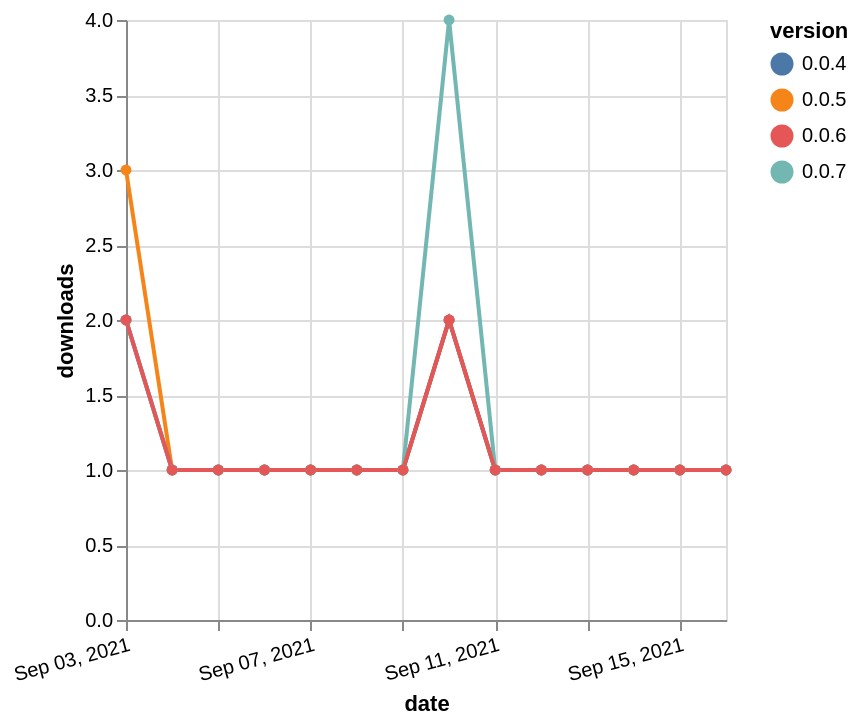

Express this chart as Vega-Lite.
### Vega-Lite specification from a JSON file in a GitHub repository (floating-point values rounded to 4 significant figures)
{"$schema": "https://vega.github.io/schema/vega-lite/v5.json", "description": "A simple bar chart with embedded data.", "data": {"values": [{"date": "2021-09-03", "total": 112, "delta": 3, "version": "0.0.5"}, {"date": "2021-09-04", "total": 113, "delta": 1, "version": "0.0.5"}, {"date": "2021-09-05", "total": 114, "delta": 1, "version": "0.0.5"}, {"date": "2021-09-06", "total": 115, "delta": 1, "version": "0.0.5"}, {"date": "2021-09-07", "total": 116, "delta": 1, "version": "0.0.5"}, {"date": "2021-09-08", "total": 117, "delta": 1, "version": "0.0.5"}, {"date": "2021-09-09", "total": 118, "delta": 1, "version": "0.0.5"}, {"date": "2021-09-10", "total": 120, "delta": 2, "version": "0.0.5"}, {"date": "2021-09-11", "total": 121, "delta": 1, "version": "0.0.5"}, {"date": "2021-09-12", "total": 122, "delta": 1, "version": "0.0.5"}, {"date": "2021-09-13", "total": 123, "delta": 1, "version": "0.0.5"}, {"date": "2021-09-14", "total": 124, "delta": 1, "version": "0.0.5"}, {"date": "2021-09-15", "total": 125, "delta": 1, "version": "0.0.5"}, {"date": "2021-09-16", "total": 126, "delta": 1, "version": "0.0.5"}, {"date": "2021-09-03", "total": 130, "delta": 2, "version": "0.0.4"}, {"date": "2021-09-04", "total": 131, "delta": 1, "version": "0.0.4"}, {"date": "2021-09-05", "total": 132, "delta": 1, "version": "0.0.4"}, {"date": "2021-09-06", "total": 133, "delta": 1, "version": "0.0.4"}, {"date": "2021-09-07", "total": 134, "delta": 1, "version": "0.0.4"}, {"date": "2021-09-08", "total": 135, "delta": 1, "version": "0.0.4"}, {"date": "2021-09-09", "total": 136, "delta": 1, "version": "0.0.4"}, {"date": "2021-09-10", "total": 138, "delta": 2, "version": "0.0.4"}, {"date": "2021-09-11", "total": 139, "delta": 1, "version": "0.0.4"}, {"date": "2021-09-12", "total": 140, "delta": 1, "version": "0.0.4"}, {"date": "2021-09-13", "total": 141, "delta": 1, "version": "0.0.4"}, {"date": "2021-09-14", "total": 142, "delta": 1, "version": "0.0.4"}, {"date": "2021-09-15", "total": 143, "delta": 1, "version": "0.0.4"}, {"date": "2021-09-16", "total": 144, "delta": 1, "version": "0.0.4"}, {"date": "2021-09-03", "total": 77, "delta": 2, "version": "0.0.7"}, {"date": "2021-09-04", "total": 78, "delta": 1, "version": "0.0.7"}, {"date": "2021-09-05", "total": 79, "delta": 1, "version": "0.0.7"}, {"date": "2021-09-06", "total": 80, "delta": 1, "version": "0.0.7"}, {"date": "2021-09-07", "total": 81, "delta": 1, "version": "0.0.7"}, {"date": "2021-09-08", "total": 82, "delta": 1, "version": "0.0.7"}, {"date": "2021-09-09", "total": 83, "delta": 1, "version": "0.0.7"}, {"date": "2021-09-10", "total": 87, "delta": 4, "version": "0.0.7"}, {"date": "2021-09-11", "total": 88, "delta": 1, "version": "0.0.7"}, {"date": "2021-09-12", "total": 89, "delta": 1, "version": "0.0.7"}, {"date": "2021-09-13", "total": 90, "delta": 1, "version": "0.0.7"}, {"date": "2021-09-14", "total": 91, "delta": 1, "version": "0.0.7"}, {"date": "2021-09-15", "total": 92, "delta": 1, "version": "0.0.7"}, {"date": "2021-09-16", "total": 93, "delta": 1, "version": "0.0.7"}, {"date": "2021-09-03", "total": 80, "delta": 2, "version": "0.0.6"}, {"date": "2021-09-04", "total": 81, "delta": 1, "version": "0.0.6"}, {"date": "2021-09-05", "total": 82, "delta": 1, "version": "0.0.6"}, {"date": "2021-09-06", "total": 83, "delta": 1, "version": "0.0.6"}, {"date": "2021-09-07", "total": 84, "delta": 1, "version": "0.0.6"}, {"date": "2021-09-08", "total": 85, "delta": 1, "version": "0.0.6"}, {"date": "2021-09-09", "total": 86, "delta": 1, "version": "0.0.6"}, {"date": "2021-09-10", "total": 88, "delta": 2, "version": "0.0.6"}, {"date": "2021-09-11", "total": 89, "delta": 1, "version": "0.0.6"}, {"date": "2021-09-12", "total": 90, "delta": 1, "version": "0.0.6"}, {"date": "2021-09-13", "total": 91, "delta": 1, "version": "0.0.6"}, {"date": "2021-09-14", "total": 92, "delta": 1, "version": "0.0.6"}, {"date": "2021-09-15", "total": 93, "delta": 1, "version": "0.0.6"}, {"date": "2021-09-16", "total": 94, "delta": 1, "version": "0.0.6"}]}, "width": "container", "mark": {"type": "line", "point": {"filled": true}}, "encoding": {"x": {"field": "date", "type": "temporal", "timeUnit": "yearmonthdate", "title": "date", "axis": {"labelAngle": -15}}, "y": {"field": "delta", "type": "quantitative", "title": "downloads"}, "color": {"field": "version", "type": "nominal"}, "tooltip": {"field": "delta"}}}
